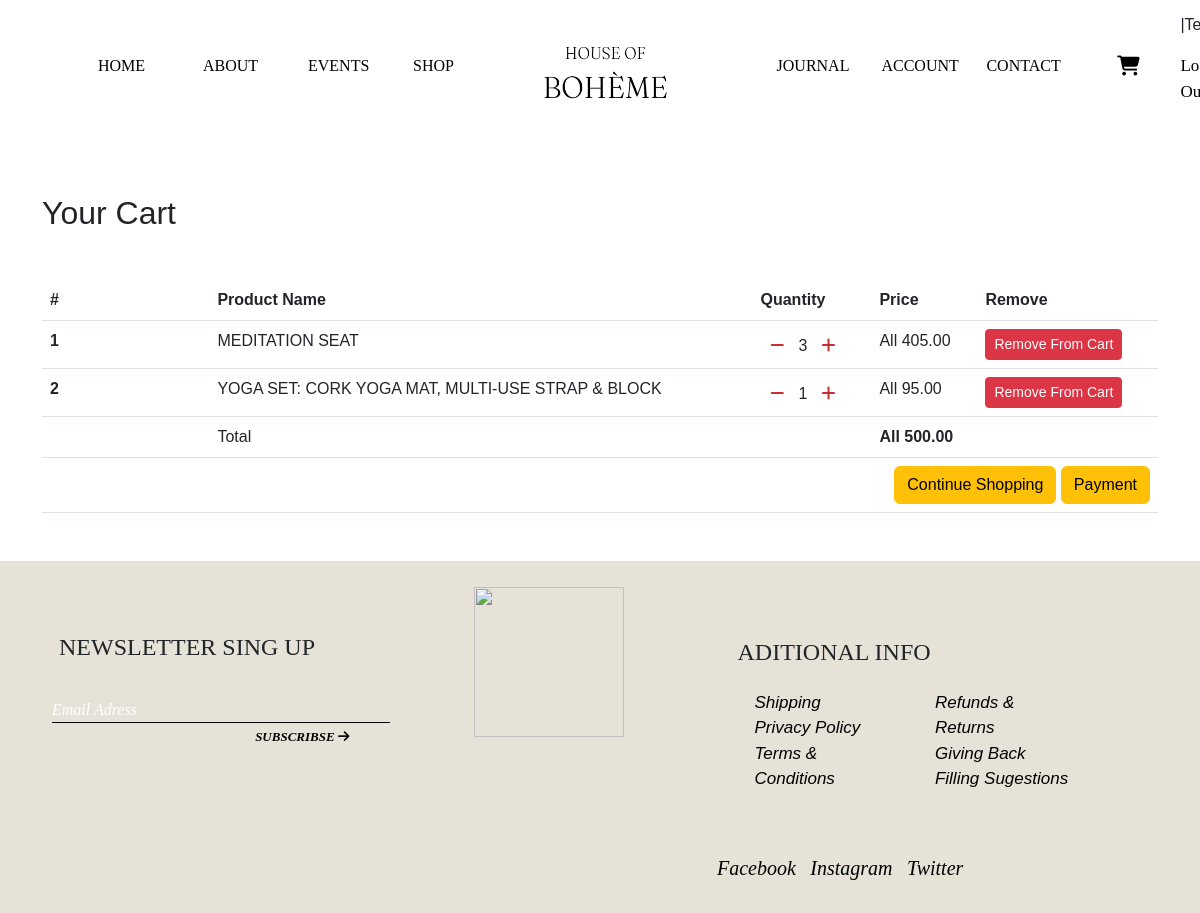
The app's page /cart/ (signed in) with its own data.
### Home/models.py (models this page shows, shortened)
class Cart(models.Model):
    user = models.ForeignKey(User, on_delete=models.CASCADE, related_name='cart')
    item = models.ForeignKey(Product, on_delete=models.CASCADE)
    quantity = models.IntegerField(default=1)
    purchased = models.BooleanField(default=False)
    created = models.DateTimeField(auto_now_add=True)
    updated = models.DateTimeField(auto_now=True)
    def get_total(self):
        total = self.item.product_price * self.quantity
        float_total = format(total, '0.2f')
        return float_total

class Product(models.Model):
    product_id = models.AutoField(primary_key=True)
    product_image = models.ImageField(null=True,upload_to="product/")
    product_image1 = models.ImageField(upload_to="product/", null=True, blank=True)
    product_title = models.CharField(max_length=100, null=True, blank=True)
    product_price = models.DecimalField(max_digits=5, decimal_places=2,null=True, blank=True)
    product_digital = models.BooleanField(default=False,null=True,blank=False)
    product_description = models.TextField(max_length=5000, null=True, blank=True)

class Order(models.Model):
    orderitems = models.ManyToManyField(Cart)
    user = models.ForeignKey(User, on_delete=models.CASCADE)
    ordered = models.BooleanField(default=False)
    created = models.DateTimeField(auto_now_add=True)
    def get_totals(self):
        total = 0
        for order_item in self.orderitems.all():
            total += float(order_item.get_total())
        return total

### Home/views.py (the view)
# urls.py: path('cart/', views.cart, name='cart'),
def cart(request):
    carts = Cart.objects.filter(user=request.user, purchased=False)
    orders = Order.objects.filter(user=request.user, ordered=False)
    if carts.exists() and orders.exists():
        order = orders[0]
        context = {
            'carts': carts,
            'order': order
        }
        return render(request, 'cart.html', context)
    else:
        messages.warning(request, "You don't have any item in your cart!")
        return redirect('home')

### Home/Templates/cart.html (shortened to what this page needs)
<!DOCTYPE html>
{% extends 'Index.html' %}
{% block content %}
<div class="container my-5">
  <div class="my-5">
    <h2>Your Cart</h2>
  </div>
  <table class="table table-hover">
    <thead>
      <tr>
        <th scope="col" width="15%">#</th>
        <th scope="col">Product Name</th>
        <th scope="col">Quantity</th>
        <th scope="col" align="right">Price</th>
        <th scope="col">Remove</th>
      </tr>
    </thead>
    <tbody>
      {% for cart in carts %}
      <tr>
        <th scope="row">{{ forloop.counter }}</th>
        <td>{{ cart.item.product_title }}</td>
        <td>
          <a class="mr-2" href="{% url 'decrease_item' pk=cart.item.pk %}"><span class="badge badge-light"><i
                class="fas fa-minus" style="color: #c53131; font-size: 16px;"></i></span></a>
          {{cart.quantity }}
          <a class="mr-2" href="{% url 'increase_item' pk=cart.item.pk %}"><span class="badge badge-light"><i
                class="fas fa-plus" style="color: #c53131; font-size: 16px;"></i></span></a>
        </td>
        <td>All {{ cart.get_total }}</td>
        <td><a href="{% url 'remove_item' pk=cart.item.pk  %}" class="btn btn-danger btn-sm">Remove From
            Cart</a> </td>
      </tr>
      {% endfor %}
      <tr>
        <th scope="row"></th>
        <td colspan="2">Total</td>
        <td class="fw-bold">All {{ order.get_totals | floatformat:2 }}</td>
        <td></td>
      </tr>
      <tr>
        <th scope="row"></th>
        <td colspan="4" class="text-right" align="right">
          <a href="{% url 'products' %}" class="btn btn-warning mr-4">Continue Shopping</a>
          <a href="{% url 'checkout1' %}" class="btn btn-warning mr-4">Payment</a>
        </td>
      </tr>
    </tbody>
  </table>
</div>
{% endblock %}

### Templates/Navbar.html (shortened to what this page needs)
<!DOCTYPE html>
{% load static %}
<nav class="navbar navbar-expand-lg ">
  <div class="container-fluid">
    <div class="collapse navbar-collapse center" id="navbarSupportedContent">
      <ul class="navbar-nav me-auto mb-2 mb-lg-0 justify-content-center text-dark nav1">
        <li class="nav-item">
          <a class="nav-link active center" aria-current="page" href="{% url 'home' %}">HOME</a>
        </li>
        <li class="nav-item">
          <a class="nav-link" href="{% url 'about' %}">
            ABOUT</a>
        </li>
        <li class="nav-item">
            <a class="nav-link" href="{% url 'event' %}">
              EVENTS</a>
          </li>
          <li class="nav-item">
            <a class="nav-link" href="{% url 'products' %}">
              SHOP</a>
          </li>
      </ul>
      <a class="navbar-brand" href=""><img src="{% static 'Images/houseofboheme4.png' %}" alt="" width="100%"></a>
      <ul class="navbar-nav me-auto mb-2 mb-lg-0 justify-content-center text-dark nav2">
        <li class="nav-item">
          <a class="nav-link" href="{% url 'article' %}">
            JOURNAL</a>
        </li>
        <li class="nav-item">
          <a class="nav-link" href="{% url 'login' %}">
            ACCOUNT</a>
        </li>
        <li class="nav-item">
          <a class="nav-link" href="{% url 'contact' %}">
            CONTACT</a>
        </li>
        <li class="shop-icon" >
          <a href="{% url 'cart' %}"> <i class="fa-solid fa-cart-shopping" ></i> </a>
        </li>
        {% if user.is_authenticated %}
          <div class="stilizo">
            <p class="userlogin">|{{user.username}}</p>
            <a href="{% url 'logout' %}" class="register">Log out</a>
          </div>
          {% else %}
          <a href="{% url 'signup' %}" class="register">Signup</a>
          <a href="{% url 'login' %}" class="register">Login</a>
          {% endif %}
      </ul>
    </div>
  </div>
</nav>

### static/Css/Index.css (style rules this page uses)
* { margin:0; padding:0; box-sizing: border-box; outline: none; border:none; text-transform: capitalize; transition: all .2s linear; font-family: 'Indie Flower' ; }
.navbar { background-color: white; }
.navbar-brand { width: 220px; margin-left: -40px; }
.navbar-brand img { width: 100%; height: 120px; text-align: center; margin-left: 40px; }
#navbarSupportedContent ul { margin-left:70px; }
.navbar .collapse .nav-item .nav-link { font-family: 'Times New Roman', Times, serif; font-size: medium; color: black; position: relative; justify-content: center; padding-top: 33px; }
.navbar li { padding: 8px; width: 105px; height: 120px; font-size: 30px; }
.shop-icon a { color: #000; }
i.fa-solid.fa-cart-shopping { width: 90px; height: 65px; text-align: center; }
.register { padding-top: 35px; font-size: 17px; text-decoration: none; color: #000; width: 70px; text-align: center }
:root { --marquee-width: 100vw; --marquee-height: 20vh; --marquee-elements-displayed: 5; --marquee-element-width: calc(var(--marquee-width) / var(--marquee-elements-displayed)); --marquee-animation-duration: calc(var(--marquee-elements) * 3s); }
.active, .collapsible:hover { cursor: pointer; }
i.fa-solid.fa-cart-shopping { width: 90px; height: 65px; text-align: center; margin-top: 35px; }
::placeholder { color: grey; opacity: 1; }
a { text-decoration: none; color: white; font-size: 20px; font-family: gideon roman; padding-top: 5px; }
* { margin: 0; padding: 0; box-sizing: border-box; font-family: 'Poppins',sans-serif; }

### records on screen
Cart: item.product_title "MEDITATION SEAT", quantity "3", get_total "405.00"
Cart: item.product_title "YOGA SET: CORK YOGA MAT, MULTI-USE STRAP & BLOCK", quantity "1", get_total "95.00"
Order: get_totals "500.00"
